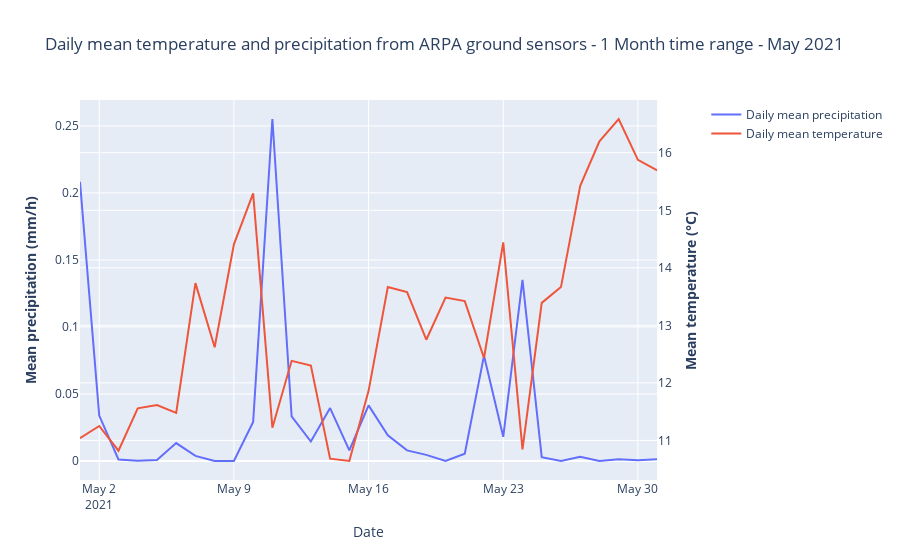

Source (notebook cell):
### Markdown cell above
## Plot mean temperature and precipitation for all ARPA sensor over Lombardy region

### Code cell
import matplotlib.pyplot as plt
import plotly.graph_objects as go
from plotly.subplots import make_subplots

fig = make_subplots(specs=[[{"secondary_y": True}]])

# Add traces
fig.add_trace(
    go.Scatter(x=prec_mean.index, y=prec_mean.valore, name="Daily mean precipitation"),
    secondary_y=False,
)

fig.add_trace(
    go.Scatter(x=temp_mean.index, y=temp_mean.valore, name="Daily mean temperature"),
    secondary_y=True,
)

# Add figure title
fig.update_layout(
    title_text="Daily mean temperature and precipitation from ARPA ground sensors - 1 Month time range - " +str(start_date_dt.strftime("%B %Y"))
)

# Set x-axis title
fig.update_xaxes(title_text="Date")

# Set y-axes titles
fig.update_yaxes(title_text="<b>Mean precipitation (mm/h)</b>", secondary_y=False)
fig.update_yaxes(title_text="<b>Mean temperature (°C)</b>", secondary_y=True)

fig.show()

### Figure 1 — Plotly figure (JSON) as saved in the notebook; plotly's stock layout.template omitted (floating-point values rounded to 4 significant figures)
{"data": [{"name": "Daily mean precipitation", "type": "scatter", "x": ["2021-05-01T00:00:00", "2021-05-02T00:00:00", "2021-05-03T00:00:00", "2021-05-04T00:00:00", "2021-05-05T00:00:00", "2021-05-06T00:00:00", "2021-05-07T00:00:00", "2021-05-08T00:00:00", "2021-05-09T00:00:00", "2021-05-10T00:00:00", "2021-05-11T00:00:00", "2021-05-12T00:00:00", "2021-05-13T00:00:00", "2021-05-14T00:00:00", "2021-05-15T00:00:00", "2021-05-16T00:00:00", "2021-05-17T00:00:00", "2021-05-18T00:00:00", "2021-05-19T00:00:00", "2021-05-20T00:00:00", "2021-05-21T00:00:00", "2021-05-22T00:00:00", "2021-05-23T00:00:00", "2021-05-24T00:00:00", "2021-05-25T00:00:00", "2021-05-26T00:00:00", "2021-05-27T00:00:00", "2021-05-28T00:00:00", "2021-05-29T00:00:00", "2021-05-30T00:00:00", "2021-05-31T00:00:00"], "xaxis": "x", "y": [0.2083, 0.03391, 0.001107, 0.0001024, 0.0007303, 0.01337, 0.00383, 3.204e-05, 0, 0.02918, 0.2551, 0.03326, 0.01451, 0.03949, 0.007923, 0.04152, 0.01916, 0.007937, 0.004578, 8.333e-05, 0.005451, 0.0786, 0.01803, 0.1351, 0.002826, 9.63e-05, 0.003222, 6.41e-06, 0.001389, 0.0005506, 0.001274], "yaxis": "y"}, {"name": "Daily mean temperature", "type": "scatter", "x": ["2021-05-01T00:00:00", "2021-05-02T00:00:00", "2021-05-03T00:00:00", "2021-05-04T00:00:00", "2021-05-05T00:00:00", "2021-05-06T00:00:00", "2021-05-07T00:00:00", "2021-05-08T00:00:00", "2021-05-09T00:00:00", "2021-05-10T00:00:00", "2021-05-11T00:00:00", "2021-05-12T00:00:00", "2021-05-13T00:00:00", "2021-05-14T00:00:00", "2021-05-15T00:00:00", "2021-05-16T00:00:00", "2021-05-17T00:00:00", "2021-05-18T00:00:00", "2021-05-19T00:00:00", "2021-05-20T00:00:00", "2021-05-21T00:00:00", "2021-05-22T00:00:00", "2021-05-23T00:00:00", "2021-05-24T00:00:00", "2021-05-25T00:00:00", "2021-05-26T00:00:00", "2021-05-27T00:00:00", "2021-05-28T00:00:00", "2021-05-29T00:00:00", "2021-05-30T00:00:00", "2021-05-31T00:00:00"], "xaxis": "x", "y": [11.04, 11.25, 10.82, 11.56, 11.61, 11.48, 13.73, 12.62, 14.41, 15.3, 11.22, 12.38, 12.3, 10.68, 10.64, 11.86, 13.67, 13.58, 12.75, 13.48, 13.42, 12.43, 14.44, 10.84, 13.39, 13.67, 15.43, 16.2, 16.59, 15.88, 15.69], "yaxis": "y2"}], "layout": {"autosize": true, "title": {"text": "Daily mean temperature and precipitation from ARPA ground sensors - 1 Month time range - May 2021"}, "xaxis": {"anchor": "y", "autorange": true, "domain": [0, 0.94], "range": ["2021-05-01", "2021-05-31"], "title": {"text": "Date"}, "type": "date"}, "yaxis": {"anchor": "x", "autorange": true, "domain": [0, 1], "range": [-0.01417, 0.2693], "title": {"text": "<b>Mean precipitation (mm/h)</b>"}, "type": "linear"}, "yaxis2": {"anchor": "x", "autorange": true, "overlaying": "y", "range": [10.31, 16.92], "side": "right", "title": {"text": "<b>Mean temperature (°C)</b>"}, "type": "linear"}}}
